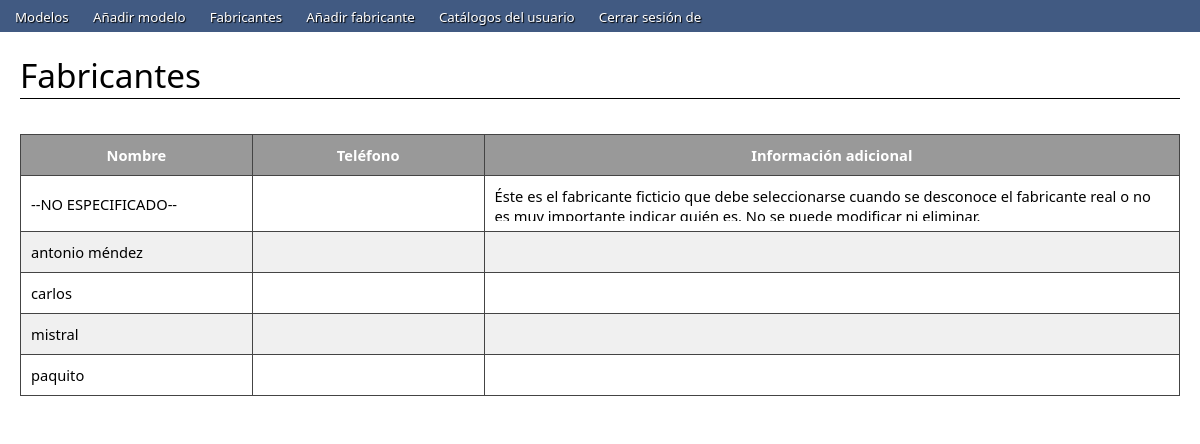
The app's page /fabricantes.php (signed in) with its own data.
### tables this page shows
create table fabricantes
(
	id int auto_increment,
	nombre varchar(50),
	telefono varchar(500),
	informacion_adicional varchar(5000),
	fecha_insercion datetime not null,
	primary key (id),
	unique (nombre)
);

### CADFabricante.php (called while the page is built, shortened)
<?php
require_once 'BD.php';
require_once 'ENFabricante.php';
class CADFabricante
{
	private static function obtenerDatos($fila)
	{
		$fabricante = new ENFabricante;
		$fabricante->setId($fila[0]);
		$fabricante->setNombre(utf8_encode($fila[1]));
		$fabricante->setTelefono(utf8_encode($fila[2]));
		$fabricante->setInformacionAdicional(utf8_encode($fila[3]));
		return $fabricante;
	}
	public static function obtenerTodos()
	{
		$listaFabricantes = NULL;
		try
		{
			$sentencia = "select * from fabricantes order by nombre";
			$resultado = mysql_query($sentencia, BD::conectar());
			if ($resultado)
			{
				$listaFabricantes = array();
				$contador = 0;
				while ($fila = mysql_fetch_array($resultado))
				{
					$fabricante = self::obtenerDatos($fila);
					if ($fabricante != NULL)
					{
						$listaFabricantes[$contador++] = $fabricante;
					}
					else
					{
						Logger::aviso("<CADFabricante::obtenerTodos()> Fabricante nulo nº $contador");
					}
				}
			}
			else
			{
				Logger::error("<CADFabricante::obtenerTodos()>".mysql_error());
			}
		}
		catch (Exception $e)
		{
			$listaFabricantes = NULL;
			Logger::error("<CADFabricante::obtenerTodos() ".$e->getMessage());
		}
		return $listaFabricantes;
	}
}
?>

### BD.php (called while the page is built, shortened)
<?php
class BD
{
	private static $ip;
	private static $usuario;
	private static $contrasena;
	public static function espeficarDatos($ip, $usuario, $contrasena, $nombreBd)
	{
		self::$ip = $ip;
		self::$usuario = $usuario;
		self::$contrasena = $contrasena;
	}
	public static function conectar()
	{
		if (!($conexion=mysql_connect(self::$ip,self::$usuario,self::$contrasena)))
		{
			Logger::error("<BD::conectar> No se pudo conectar al servidor de la base de datos.");
			$conexion = NULL;
		}
		return $conexion;
	}
}
?>

### ENFabricante.php (called while the page is built, shortened)
<?php
require_once('CADFabricante.php');
class ENFabricante
{
	private $id;
	private $nombre;
	private $informacion_adicional;
	public function  __construct($nombre="")
	{
		$this->id = 0;
		$this->nombre = $nombre;
		$this->informacion_adicional = "";
	}
	public function getId()
	{
		return $this->id;
	}
	public function setId($id)
	{
		if (is_numeric($id))
		{
			if ($id > 0 && $this->id == 0)
			{
				$this->id = $id;
				return true;
			}
		}
		return false;
	}
	public function getNombre()
	{
		return $this->nombre;
	}
	public function setNombre($nombre)
	{
		if (is_string($nombre))
		{
			$this->nombre = $nombre;
			return true;
		}
		else
		{
			return false;
		}
	}
	public function setTelefono($telefono)
	{
		if (is_string($telefono))
		{
			return true;
		}
		else
		{
			return false;
		}
	}
	public function getInformacionAdicional()
	{
		return $this->informacion_adicional;
	}
	public function setInformacionAdicional($informacion_adicional)
	{
		if (is_string($informacion_adicional))
		{
			$this->informacion_adicional = $informacion_adicional;
			return true;
		}
		else
		{
			return false;
		}
	}
	public static function obtenerTodos()
	{
		return CADFabricante::obtenerTodos();
	}
}
?>

### fabricantes.php (the view, shortened to what this page needs)
<!DOCTYPE html PUBLIC "-//W3C//DTD XHTML 1.0 Strict//EN" "http://www.w3.org/TR/xhtml1/DTD/xhtml1-strict.dtd">
<html xmlns="http://www.w3.org/1999/xhtml" xml:lang="en" lang="en">
	<head>
		<link rel="stylesheet" media="all" type="text/css" href="estilo/estilo.css" />
	</head>
	<body>
		<div id="contenedor">
			<div id="menu">
				<?php include 'menu.php'; ?>
			</div>
			<div id="contenido">
				<div id="titulo">
					<p>Fabricantes</p>
				</div>
				<div id="panel">
					<div id="resultados">
					<?php
					$fabricantes = ENFabricante::obtenerTodos();
					if ($fabricantes != NULL)
					{
						if (count($fabricantes)>0)
						{
							echo "<table class=\"selectiva\">\n";
							echo "<tr class=\"cabecera\">\n";
							echo "<td class=\"columnanombre\">Nombre</td>";
							echo "<td class=\"columnatelefono\">Teléfono</td>";
							echo "<td class=\"columnainformacionadicional\">Información adicional</td>";
							echo "</tr>\n";
							$contador = 0;
							foreach ($fabricantes as $i)
							{
								$enlace = "onclick=\"location.href='fabricante.php?id=".$i->getId()."';\"";
								$impar = "";
								if ($contador%2 != 0)
									$impar = "class=\"impar\"";
								echo "<tr $impar title=\"Haz clic para ver el fabricante en detalle\" $enlace>\n";
								echo "<td class=\"columnanombre\">".$i->getNombre()."</td>";
								echo "<td class=\"columnatelefono\"><span class=\"columnatelefonodiv\">".$i->getTelefono()."</span></td>";
								echo "<td class=\"columnainformacionadicional\"><span class=\"columnainformacionadicionaldiv\">".$i->getInformacionAdicional()."</span></td>";
								echo "</tr>\n";
								$contador++;
							}
							echo "</table>\n";
						}
					}
					?>
					</div>
				</div>
			</div>
		</div>
	</body>
</html>

### menu.php
<a class="enlace_menu" href="modelos.php">
	<span>Modelos</span>
</a>
<a class="enlace_menu" href="modelo.php">
	<span>Añadir modelo</span>
</a>
<a class="enlace_menu" href="fabricantes.php">
	<span>Fabricantes</span>
</a>
<a class="enlace_menu" href="fabricante.php">
	<span>Añadir fabricante</span>
</a>
<a class="enlace_menu" href="catalogos.php">
	<span>Catálogos del usuario</span>
</a>
<a class="enlace_menu" href="logout.php">
	<span>Cerrar sesión de <?php echo $_SESSION["usuario"]; ?></span>
</a>

### estilo/estilo.css (style rules this page uses)
* { margin: 0; text-decoration: none; }
body { font-family: Sans, sans, Verdana, 'DejaVu Sans', Arial, Calibri; background-color: #fff; }
#menu { background-color: #415a82; padding: 5px; }
#menu a span { color: white; font-size: 10pt; margin-right: 10px; margin-left: 10px; text-shadow: 1px 1px 1px #000; }
#contenido { background-color: #fff; height: 100%; }
#titulo { padding: 20px; padding-bottom: 10px; font-size: 25pt; }
#titulo p { border-bottom: 1px solid #000; }
#panel { padding: 20px; padding-top: 25px; font-size: 11pt; background-color: #fff; }
#panel table.selectiva { font-size: 11pt; width: 100%; border: 1px solid #444; border-collapse: collapse; }
#panel table.selectiva td { border: 1px solid #444; padding: 10px; }
#panel table.selectiva tr.impar { background-color: #f0f0f0; }
#panel table.selectiva tr { cursor: pointer; background-color: #fff; }
#panel table.selectiva tr.cabecera, #panel table tr.cabecera:hover { background-color: #999; color: #fff; font-weight: bold; cursor: auto; }
#panel table.selectiva tr.cabecera td { padding: 10px; text-align: center; }
.columnanombre, .columnatelefono { width: 20%; }
.columnadescripciondiv, .columnainformacionadicionaldiv, .columnatelefonodiv { overflow: auto; max-height: 35px; display: block; }

### records on screen
fabricantes: nombre "--NO ESPECIFICADO--", informacion_adicional "Éste es el fabricante ficticio que debe seleccionarse cuando se desconoce el fabricante real o no es muy importante indicar quién es. No se puede modificar ni eliminar."
fabricantes: nombre "antonio méndez"
fabricantes: nombre "carlos"
fabricantes: nombre "mistral"
fabricantes: nombre "paquito"
